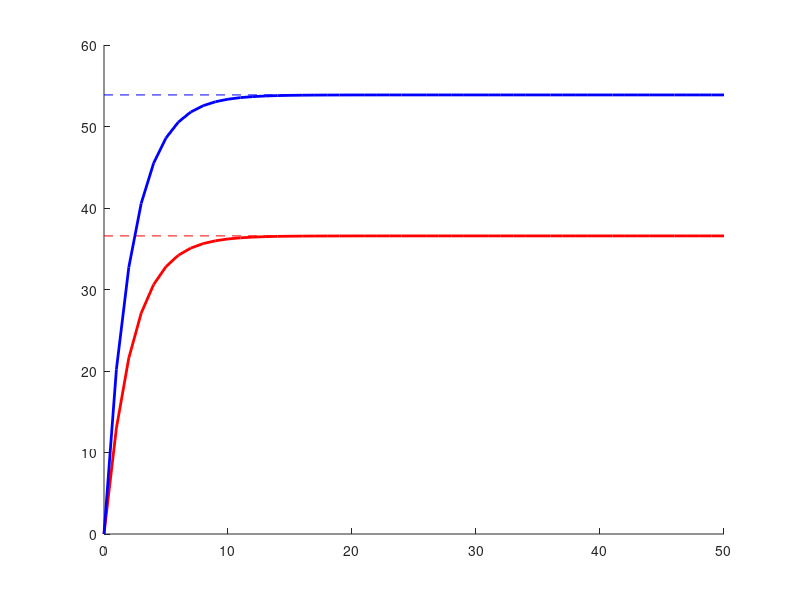

This chart was generated by the following MATLAB code:
D1 = 0.35;
D2 = 0.2;
D1_dot = 0.4;
D2_dot = 0.45;

E = 13;
E_dot = 15;

Delta = 0;
Delta_dot = 0;

Deltas = 0;
Deltas_dot = 0;

max_iter = 50;
for i =1: max_iter
    Delta = D1*Delta+D2*Delta_dot+E;
    Delta_dot = D1_dot *Delta + D2_dot*Delta_dot +E_dot;
    Deltas = [Deltas, Delta];
    Deltas_dot = [Deltas_dot, Delta_dot];
end

Coef_1 =  1/(1-D1)*1/(1-D1_dot*D2/((1-D1)*(1-D2_dot)));
Coef_2 = D2/((1-D1)*(1-D2_dot))*1/(1-D1_dot*D2/((1-D1)*(1-D2_dot)));
Delta_inf = Coef_1*E + Coef_2*E_dot;

Coef_dot_1 = D1_dot/((1-D1)*(1-D2_dot))*1/(1-D1_dot*D2/((1-D1)*(1-D2_dot)));
Coef_dot_2 = 1/(1-D2_dot)*1/(1-D1_dot*D2/((1-D1)*(1-D2_dot)));

Delta_dot_inf = Coef_dot_1*E + Coef_dot_2*E_dot;

figure(1);cla;hold all;
plot([0:max_iter],Deltas, 'r','linewidth',2);
plot([0,max_iter],[Delta_inf,Delta_inf], '--r');
plot([0:max_iter],Deltas_dot, 'b','linewidth',2);
plot([0,max_iter],[Delta_dot_inf,Delta_dot_inf], '--b');



